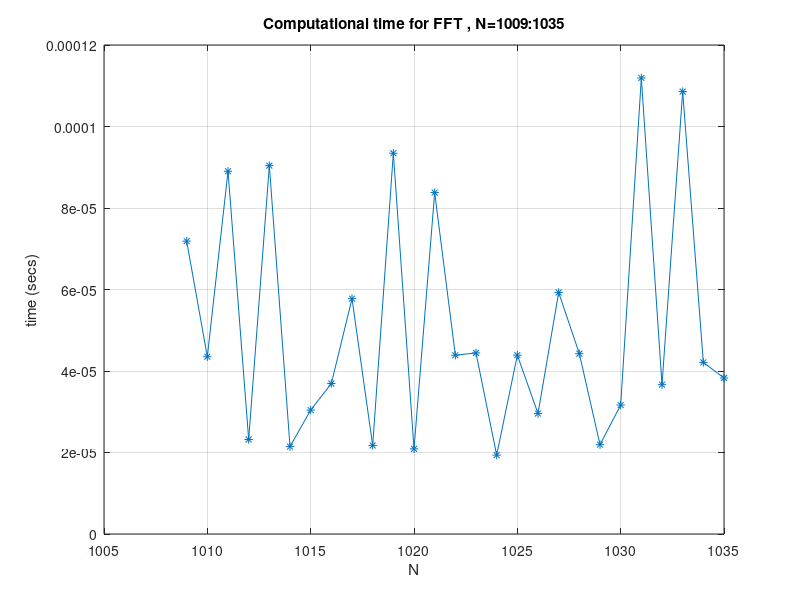

MATLAB code to generate this figure:
% FFT timings 
Nvec=1009:1035; ntrials=2500;
times=zeros(length(Nvec),1);
for i=1:length(Nvec)
    N=Nvec(i); v=rand(N,1); 
    tic; 
    for k=1:ntrials 
        w=fft(v); 
        v(1)=1; 
    end
    times(i)=toc;
end
times=times/ntrials;
figure(2)
plot(Nvec,times,'-*')
grid, xlabel('N'), ylabel('time (secs)')
title('Computational time for FFT , N=1009:1035')


